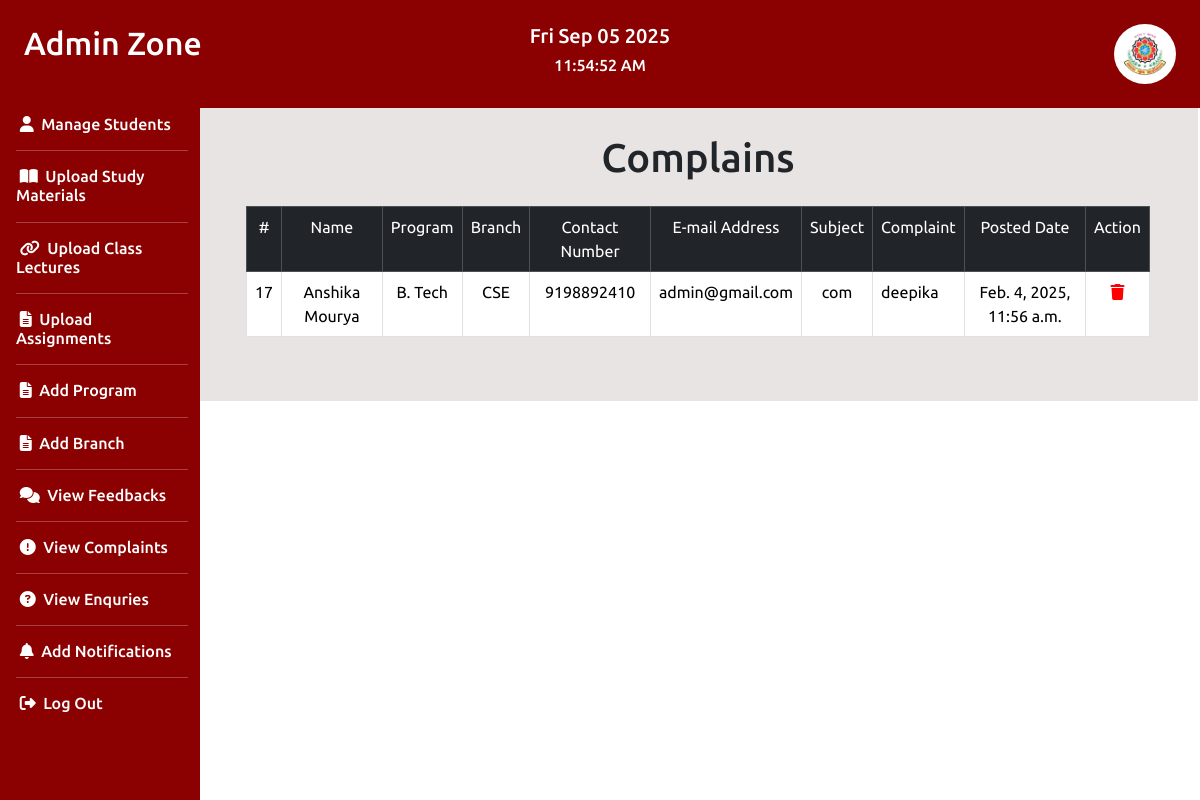
/complainshow (signed in), run on the app's committed database.
### egyanportal/models.py (models this page shows)
class Complaints(models.Model):
    name = models.CharField(max_length=200)
    program = models.CharField(max_length=200)
    branch = models.CharField(max_length=300)
    contactno = models.CharField(max_length=15)
    email = models.CharField(max_length=200)
    Subject = models.CharField(max_length=300)
    comp = models.CharField(max_length=1000)
    status = models.CharField(max_length=50)
    reqdate = models.DateTimeField()

### egyanportal/views.py (the view)
# urls.py: path('complainshow', complainshow, name='complainshow'),
@cache_control(no_cache=True,must_revalidate=True,no_store=True)
def complainshow(request):
    if 'adminid' in request.session:
        cps = Complaints.objects.all()
        return render(request, 'complainshow.html',{'cps':cps})
    else:
        return redirect('homelogin')

### egyanportal/templates/complainshow.html (shortened to what this page needs)
<!DOCTYPE html>
{% extends 'adminzone.html' %}
{% load static %}
    {% block mainadmin %}
    <div class="row">
        <div class="col-md-12">
            <h1 class="text-center mt-3">Complains</h1>
        </div>
    </div>
    <div class="row mt-3">
        <div class="col-md-12">
            <table class="table text-center table-bordered">
                <tr class="table-dark">
                    <td>#</td>
                    <td>Name</td>
                    <td>Program</td>
                    <td>Branch</td>
                    <td>Contact Number</td>
                    <td>E-mail Address</td>
                    <td>Subject</td>
                    <td>Complaint</td>
                    <td>Posted Date</td>
                    <td>Action</td>
                </tr>
                {% for i in cps %}
                <tr>
                    <td>{{i.id}}</td>
                    <td>{{i.name}}</td>
                    <td>{{i.program}}</td>
                    <td>{{i.branch}}</td>
                    <td>{{i.contactno}}</td>
                    <td>{{i.email}}</td>
                    <td>{{i.Subject}}</td>
                    <td style="text-align: justify;">{{i.comp}}</td>
                    <td>{{i.reqdate}}</td>
                    <td>
                        <a href="{% url 'deletecomps' i.id %}"><i class="fa-solid fa-trash" style="color: red;"></i></a>
                    </td>
                </tr>
                {% endfor %}
            </table>
        </div>
    </div>
    {% endblock %}

### data on the page
Complaints: id "17", name "Anshika Mourya", program "B. Tech", branch "CSE", contactno "9198892410", email "admin@gmail.com", Subject "com", comp "deepika", reqdate "Feb. 4, 2025, 11:56 a.m."
